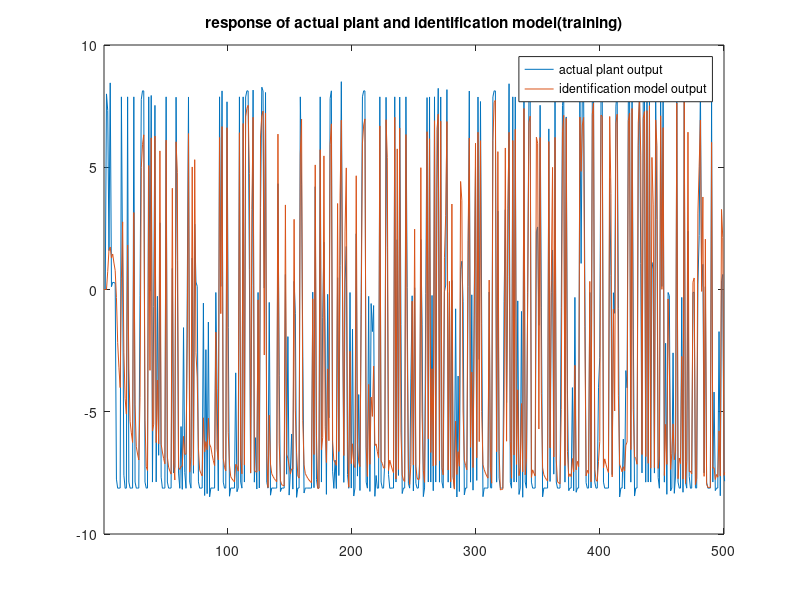
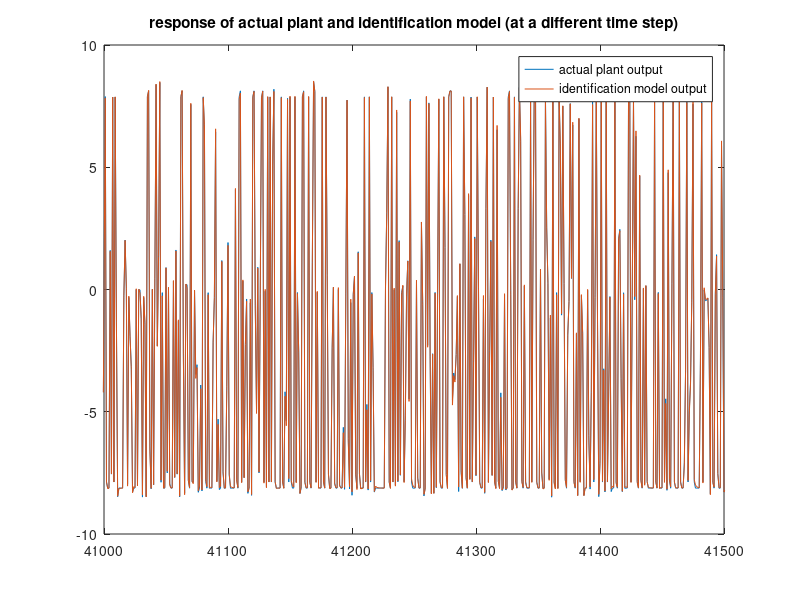
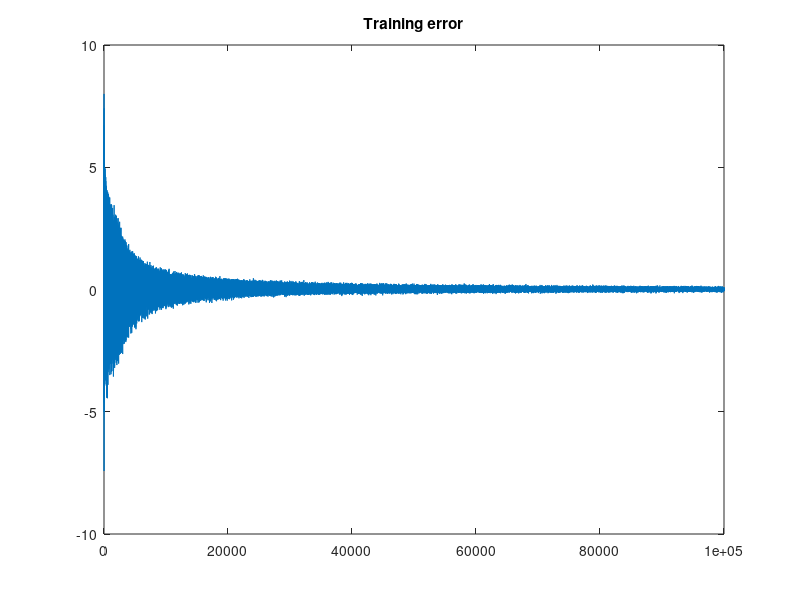
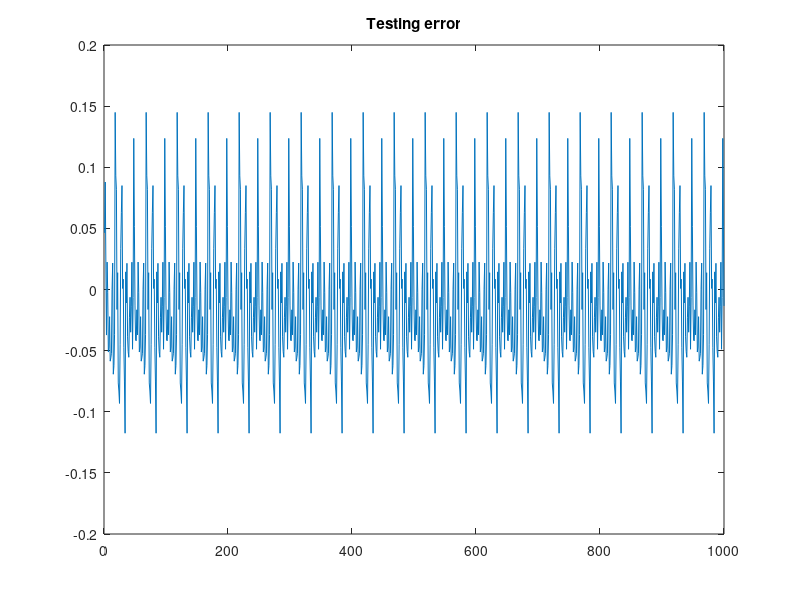

These charts were generated, in order, by the following MATLAB code:
%%%% IDENTIFICATION EXAMPLE 3

%%%%%%%%%%%%% IDENTIFICATION PROCESS

clc;clear;
k=1:100000;
f=@(x)(x./(1+x.^2));
g=@(x)(x.^3);
difftanh=@(x)(sech(x));

NN_1class=[1 20 1];
NN_2class=[1 20 1];
in_1=NN_1class(1);n1_1=NN_1class(2);out_1=NN_1class(3);
in_2=NN_1class(1);n1_2=NN_2class(2);out_2=NN_2class(3);

W1_1=randn(in_1+1,n1_1);
W2_1=zeros(n1_1+1,out_1);

W1_2=randn(in_2+1,n1_2);
W2_2=zeros(n1_2+1,out_2);

yp=[0 zeros(1,length(k))];
yphat=[0 zeros(1,length(k))];

u=[0 -2+4*randn(1,length(k))];
u(u>2)=2;
u(u<-2)=-2;

eta=0.005;

error_train=[];

for i=2:length(k)+1
    fx=f(yp(i-1));
    gx=g(u(i-1));
    yp(i)=fx+gx;
    
    A1_1=[1 yp(i-1)]*W1_1;
    y1_1=tanh(A1_1);
    A2_1=[1 y1_1]*W2_1;
    N_1=A2_1;
    
    A1_2=[1 u(i-1)]*W1_2;
    y1_2=tanh(A1_2);
    A2_2=[1 y1_2]*W2_2;
    N_2=A2_2;
    
    yphat(i)=N_1+N_2;

    e=-(yphat(i)-yp(i));

    del2_1=e;
    del1_1=difftanh(A1_1).*(del2_1*W2_1(2:end,:)');
    Jw2_1=[1 y1_1]'*del2_1;
    Jw1_1=[1 yp(i-1)]'*del1_1;
    W2_1=W2_1+eta*Jw2_1;
    W1_1=W1_1+eta*Jw1_1;
    
    del2_2=e;
    del1_2=difftanh(A1_2).*(del2_2*W2_2(2:end,:)');
    Jw2_2=[1 y1_2]'*del2_2;
    Jw1_2=[1 u(i-1)]'*del1_2;
    W2_2=W2_2+eta*Jw2_2;
    W1_2=W1_2+eta*Jw1_2;
    
    error_train(i-1)=e;
end
plot(yp)
hold on
plot(yphat)
xlim([1 500])
title('response of actual plant and identification model(training)');
legend('actual plant output','identification model output');
%saveas(gcf,'C:/Users/tarun/Documents/id/figs/ex3/bpa1/train1.png')
%%
%plot different time step
figure;
plot(yp)
hold on;
plot(yphat)
xlim([41000 41500])
title('response of actual plant and identification model (at a different time step)');
legend('actual plant output','identification model output');
%saveas(gcf,'C:/Users/tarun/Documents/id/figs/ex3/bpa1/train2.png')
%%
%Performance Measures (Training)
figure;
plot(error_train)
title('Training error')
rmse1=rms(error_train(1:10000));
rmse2=rms(error_train(10001:end));
fprintf('Training RMS error 1 = %f\n',rmse1);
fprintf('Training RMS error 2 = %f\n\n',rmse2);
disp('Variance Accounted For (training)');
VAF=(1-var(yp-yphat)/var(yp))*100;
disp(VAF);
%saveas(gcf,'C:/Users/tarun/Documents/id/figs/ex3/bpa1/error_train.png')
%%
%saving weights and biases
save('WeightsH2_NP90_ex3_one_layer','W1_1','W2_1','W1_2','W2_2');
disp('saved');
%%
clear;
%loading weights and biases
load('WeightsH2_NP90_ex3_one_layer');
disp('loaded');
%%
k=1:1000;
f=@(x)(x./(1+x.^2));
g=@(x)(x.^3);

yp=[0 zeros(1,length(k))];
yphat=[0 zeros(1,length(k))];

u=[0 sin((2*pi).*k./25)+sin((2*pi).*k./10)];

error_test=[];
for i=2:length(k)+1
    fx=f(yp(i-1));
    gx=g(u(i-1));
    yp(i)=fx+gx;
    
    A1_1=[1 yphat(i-1)]*W1_1;
    y1_1=tanh(A1_1);
    A2_1=[1 y1_1]*W2_1;
    N_1=A2_1;
    
    A1_2=[1 u(i-1)]*W1_2;
    y1_2=tanh(A1_2);
    A2_2=[1 y1_2]*W2_2;
    N_2=A2_2;
    
    yphat(i)=N_1+N_2;
    
    e=-(yphat(i)-yp(i));
    error_test(i-1)=e;
end
figure;
plot(error_test)
title('Testing error');
rmse1=rms(error_test(1:1000));
rmse2=rms(error_test(1001:end));
fprintf('Testing RMS error 1 = %f\n',rmse1);
fprintf('Testing RMS error 2 = %f\n\n',rmse2);
disp('Variance Accounted For (testing)');
VAF=(1-var(yp-yphat)/var(yp))*100;
disp(VAF);
%saveas(gcf,'C:/Users/tarun/Documents/id/figs/ex3/bpa1/error_test.png')
%%
figure;
plot(yp);
hold on;
plot(yphat);
xlim([1 100]);
title('response of actual plant and identified model to a different input(testing)')
legend('actual plant output','identification model output');
%saveas(gcf,'C:/Users/tarun/Documents/id/figs/ex3/bpa1/test.png')
%%
figure;
k=[-2:0.1:2];
g=@(u)(u^3);
gx=[zeros(1,length(k))];
gxhat=[zeros(1,length(k))];
for i=1:length(k)
    gx(i)=g(k(i));
    
    A1_2=[1 k(i)]*W1_2;
    y1_2=tanh(A1_2);
    A2_2=[1 y1_2]*W2_2;
    gxhat(i)=A2_2;
end
subplot(121);
plot(k,gx)
hold on
plot(k,gxhat)
title('Plot of g and ghat');
legend('g','ghat');
%%
k=[-10:0.1:10];
f=@(x)(x/(1+x^2));
fx=[zeros(1,length(k))];
fxhat=[zeros(1,length(k))];
for i=1:length(k)
    fx(i)=f(k(i));

    A1_1=[1 k(i)]*W1_1;
    y1_1=tanh(A1_1);
    A2_1=[1 y1_1]*W2_1;
    fxhat(i)=A2_1;
end
subplot(122);
plot(k,fx)
hold on
plot(k,fxhat)
title('Plot of f and fhat');
legend('f','fhat');
%saveas(gcf,'C:/Users/tarun/Documents/id/figs/ex3/bpa1/gf and hats.png');